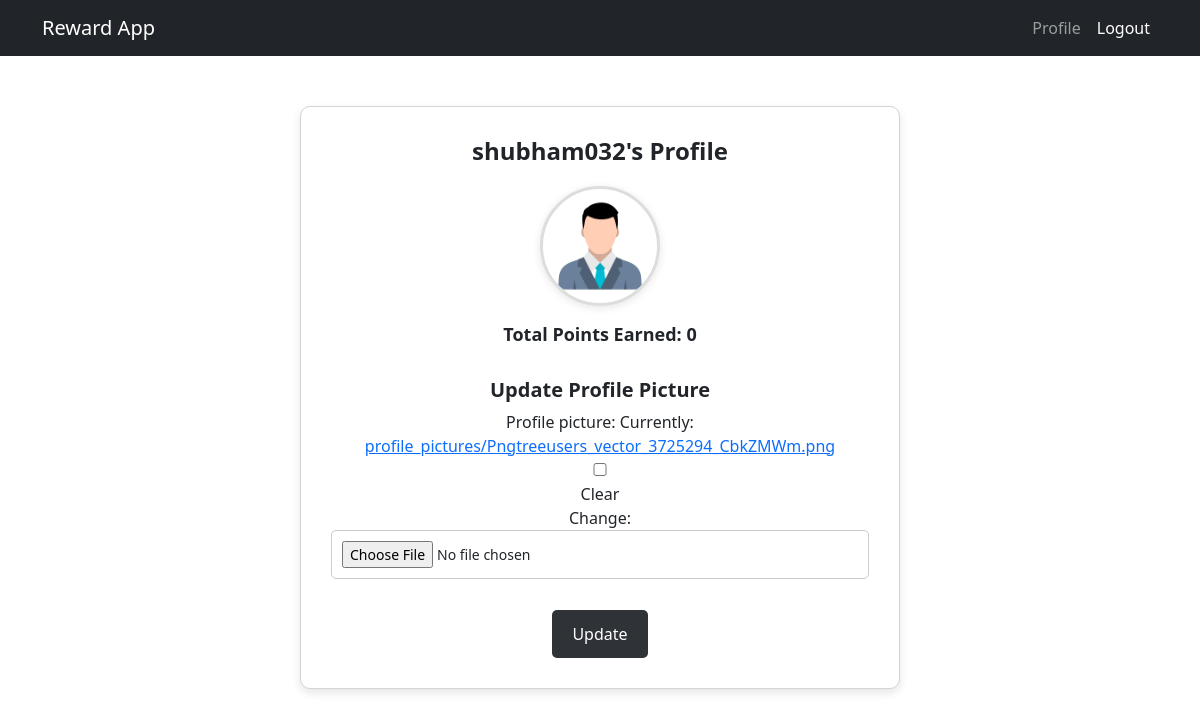
The page /profile/ (signed in) on the database its author committed.
### app_manager/models.py (models this page shows, shortened)
class UserProfile(models.Model):
    user = models.OneToOneField(User, on_delete=models.CASCADE)
    profile_picture = models.ImageField(upload_to='profile_pictures/', blank=True, null=True)  # Store in /media/profile_pictures/
    points_earned = models.IntegerField(default=0)
    is_admin = models.BooleanField(default=False)

### app_manager/views.py (the view)
# urls.py: path('profile/', views.profile, name='profile'),
@login_required
def profile(request):
    profile = UserProfile.objects.get(user=request.user)
    if request.method == 'POST':
        form = UserProfileForm(request.POST, request.FILES, instance=profile)
        if form.is_valid():
            form.save()
            return redirect('profile')
    else:
        form = UserProfileForm(instance=profile)
    return render(request, 'profile.html', {'form': form, 'profile': profile})

### app_manager/forms.py
class UserProfileForm(forms.ModelForm):
    class Meta:
        model = UserProfile
        fields = ['profile_picture']

### app_manager/templates/profile.html (shortened to what this page needs)
{% extends "base.html" %}
{% block content %}
<div class="profile-container">
    <h2 class="profile-title">{{ user.username }}'s Profile</h2>
    <div class="profile-info">
        {% if profile.profile_picture %}
        <img src="{{ profile.profile_picture.url }}" class="profile-picture" />
        {% else %}
        <p class="no-profile-pic">No profile picture uploaded.</p>
        {% endif %}
        <p class="points-earned"><strong>Total Points Earned:</strong> {{ profile.points_earned }}</p>
    </div>
    <h3 class="update-title">Update Profile Picture</h3>
    <form method="POST" enctype="multipart/form-data" class="profile-form">
        {{ form.as_p }}
        <button type="submit" class="btn update-btn">Update</button>
    </form>
</div>
{% endblock %}

### app_manager/static/css/style.css (style rules this page uses)
.profile-container { max-width: 600px; margin: 40px auto; background: white; padding: 30px; border-radius: 10px; box-shadow: 0px 4px 10px rgba(0, 0, 0, 0.1); text-align: center; border:1px solid rgb(213, 211, 211) }
.profile-title { font-size: 24px; font-weight: bold; margin-bottom: 20px; }
.profile-picture { width: 120px; height: 120px; border-radius: 50%; object-fit: cover; border: 3px solid #ddd; box-shadow: 0px 2px 8px rgba(0, 0, 0, 0.1); margin-bottom: 15px; }
.points-earned { font-size: 18px; font-weight: bold; margin-bottom: 20px; }
.update-title { font-size: 20px; font-weight: bold; margin-top: 30px; }
.profile-form { display: flex; flex-direction: column; gap: 15px; align-items: center; }
.profile-form input, .profile-form select, .profile-form textarea { width: 100%; padding: 10px; border: 1px solid #ccc; border-radius: 5px; font-size: 14px; outline: none; }
.update-btn { background-color: #2f3337; color: white; padding: 12px 20px; font-size: 16px; border: none; border-radius: 5px; cursor: pointer; transition: 0.3s ease-in-out; }

### rows shown on the page
UserProfile: profile_picture (picture), points_earned "0"

### other values the page prints
{{ user.username }} "shubham032"
